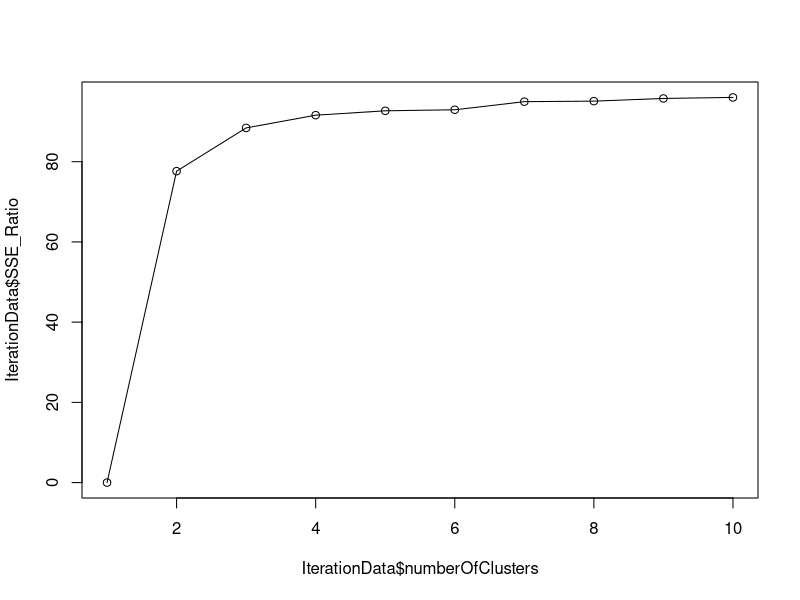
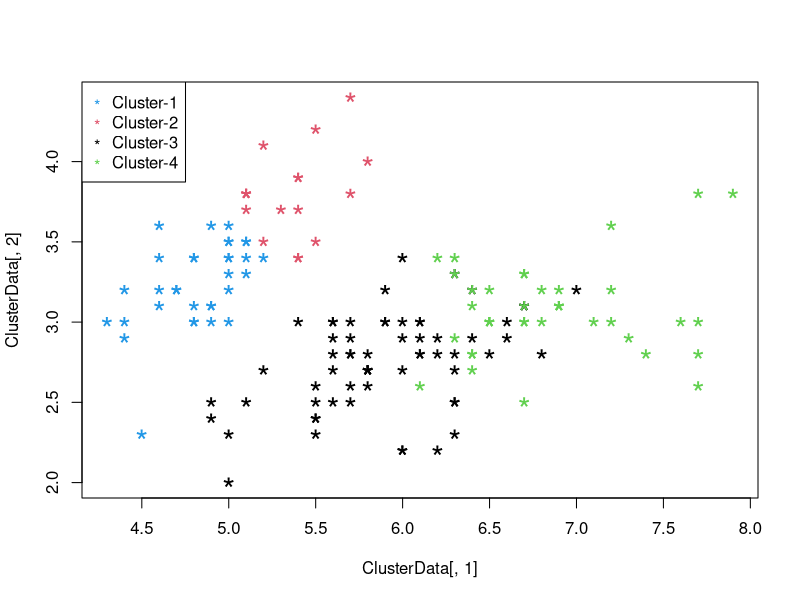

Recreate these plots in R, in order.
# The SSE_Ratio is a measure of the total variance in your data set that is explained by the clustering. 
# k-means minimize the within group dispersion and maximize the between-group dispersion.
# By assigning the samples to k clusters rather than n (number of samples) clusters achieved 
# a reduction in sums of squares of SSE_Ratio.

# Choose the data on which clustering has to be done
# Always remove the target variable before passing the data for clustering
ClusterData=iris[, -5]
#ClusterData=mtcars
#ClusterData=Boston

# Create a data frame to store results
IterationData=data.frame(
numberOfClusters=numeric(0),
SSE_Ratio=numeric(0)
)

# Trying to find out best number of clusters
for (i in c(1:10)){
KmeansCluster=kmeans(ClusterData,i)
IterationData=rbind(IterationData,data.frame(
numberOfClusters=i,
SSE_Ratio=round(100*(KmeansCluster$betweenss/KmeansCluster$totss), 2)))
}

# Stopping R to abbreviate numbers to scientific notation
options(scipen=100000)
print('#### clustering iteration results ####')
IterationData

# By looking at the curve we can see 3 clusters are optimal 
# which are explaining 88.8% of the variance in data
plot(IterationData$numberOfClusters,IterationData$SSE_Ratio)
lines(IterationData$numberOfClusters,IterationData$SSE_Ratio)

########################################################################
# Creating final number of clusters based on above curve
OptimalClusters=kmeans(ClusterData,4)
OptimalClusters

########################################################################
# Assigning cluster id for each row
ClusterData$ClusterID=OptimalClusters$cluster
head(ClusterData)

########################################################################
# Visualizing the clusters using first and third columns
# Choose those two columns which has highest range
# pch means plotting character
# cex means magnification factor

plot(ClusterData[,1], ClusterData[,2], col=ClusterData$ClusterID, pch='*', cex=2, legend=T)
legend("topleft",legend=c('Cluster-1', 'Cluster-2','Cluster-3', 'Cluster-4'),col=unique(ClusterData$ClusterID),cex=1,pch='*')


